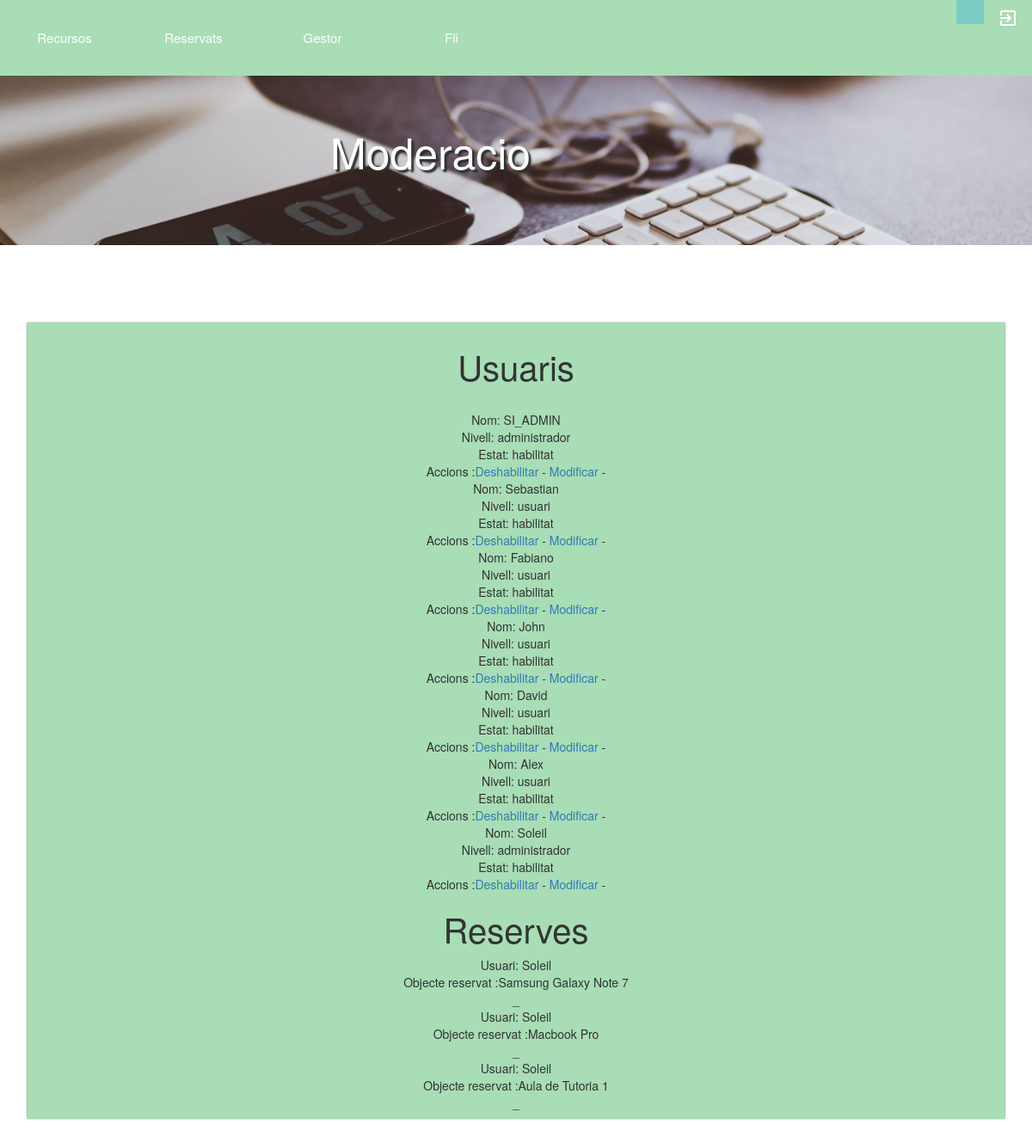
/intranet/moderacio.php, run on the app's committed database.
### tables this page shows
CREATE TABLE `usuari` (
  `usu_id` int(4) NOT NULL,
  `usu_nom` varchar(50) NOT NULL,
  `usu_contrasenya` varchar(15) NOT NULL,
  `usu_cognoms` varchar(150) NOT NULL,
  `usu_email` varchar(40) DEFAULT NULL,
  `usu_telefon` decimal(9,0) DEFAULT NULL,
  `usu_nivell` varchar(45) NOT NULL,
  `usu_estat` varchar(30) NOT NULL
);

CREATE TABLE `reserva` (
  `res_id` int(4) NOT NULL,
  `rec_id` int(4) NOT NULL,
  `usu_id` int(4) NOT NULL,
  `res_inici` date NOT NULL,
  `res_alliberacio` date NOT NULL,
  `res_hora_inici` date NOT NULL,
  `res_hora_alliberacio` int(11) NOT NULL
);

CREATE TABLE `recurs` (
  `rec_id` int(4) NOT NULL,
  `rec_nom` varchar(50) NOT NULL,
  `rec_tipus` enum('Aula','Despatx','Sala','Objecte','Mobil','Portatil') NOT NULL,
  `rec_contador` decimal(10,0) NOT NULL,
  `rec_estat` tinyint(1) NOT NULL,
  `rec_imatge` tinytext,
  `rec_descripcio` text
);

### intranet/mostrarUsuaris.php (the view, shortened to what this page needs)
<?php
    $query="SELECT * FROM usuari";
    $consulta=mysqli_query($conexion,$query);
    if(mysqli_num_rows($consulta)>0){
    while( $usuari=mysqli_fetch_array($consulta)){
    	echo "<br/>Nom: $usuari[usu_nom]<br>
      Nivell: $usuari[usu_nivell]<br>
      Estat: $usuari[usu_estat]<br>";
      echo "Accions :<a href='deshabilitar_u.php'>Deshabilitar</a> - <a href='modificar_u.php'>Modificar</a> - ";
    }
    }
?>

### intranet/moderacio.php (shortened to what this page needs)
<!DOCTYPE html>
<html >
<head>
  <link rel="stylesheet" type="text/css" href="../css/style.css">
  <link rel="stylesheet" href="https://cdnjs.cloudflare.com/ajax/libs/meyer-reset/2.0/reset.min.css">
  <link rel='stylesheet prefetch' href='http://maxcdn.bootstrapcdn.com/bootstrap/3.2.0/css/bootstrap.min.css'>
</head>
<header>
    <div class="colorfondo">
       <ul>
            <li>
              <?php
              $idusu=$_REQUEST['idusu'];
                echo"<form  method=post action=reservas.php>";
              echo"<br><input type=hidden name=idusu value=$idusu>";
              echo"<input  class=nou type=submit value=Recursos>";
              echo"</form>";
              ?>
            </li>
            <li>
              <?php
              $idusu=$_REQUEST['idusu'];
              echo"<form  method=post action=reservas-no-disponibles.php>";
              echo"<br><input type=hidden name=idusu value=$idusu>";
              echo"<input  class=nou type=submit value=Reservats>";
              echo"</form>";
              ?>
            </li>
            <li>
              <?php
              $idusu=$_REQUEST['idusu'];
              echo"<form  method=post action=paginareserves.php>";
              echo"<br><input type=hidden name=idusu value=$idusu>";
              echo"<input  class=nou type=submit value=Gestor de reserves>";
              echo"</form>";
              ?>
            </li>
			  <li>
              <?php
              $idusu=$_REQUEST['idusu'];
              echo"<form  method=post action=paginareserves.php>";
              echo"<br><input type=hidden name=idusu value=$idusu>";
              echo"<input  class=nou type=submit value=Fli>";
              echo"</form>";
              ?>
            </li>
            <li style="float:right"><a class="active" href="logout_proc.php"><i class="material-icons">exit_to_app</i></a></li>
            <li style="float:right" class="active1">
              <?php
             include 'funcioidusu.php';
             ?>
           </li>
        </ul>
    </div>
    <div class="cabecera">
        <img id="img-cabecera" src="../img/cabecera.jpg">
        <h1 id="titulo-cabecera">Moderacio</h1>
    </div>
</header>
<body>
<div class="wrapper1">
  <div class="container">
    <div class="well well-sm">
      <h1>Usuaris</h1>
      <?php
      require("mostrarUsuaris.php");
      echo "<h1>Reserves</h1>";
      require("mostrarReserves.php");
       ?>
    </div>
    </div>
</div>
</body>
</html>

### intranet/mostrarReserves.php (shortened to what this page needs)
<?php
    $query="SELECT * FROM reserva";
    $consulta=mysqli_query($conexion,$query);
    if(mysqli_num_rows($consulta)>0){
    while( $reserva=mysqli_fetch_array($consulta)){
      $usureserva=$reserva['usu_id'];
      $idrecurs=$reserva['rec_id'];
      $q="SELECT * FROM usuari INNER JOIN reserva ON usuari.usu_id=reserva.usu_id
      INNER JOIN recurs ON reserva.rec_id=recurs.rec_id
       WHERE usuari.usu_id ='$usureserva' AND recurs.rec_id ='$idrecurs'";
      $consulta2=mysqli_query($conexion,$q);
      if (mysqli_num_rows($consulta2)>0) {
        while ($reserva_usu=mysqli_fetch_array($consulta2)) {
          $usu_reserva=$reserva_usu['rec_nom'];
          $usu_nom=$reserva_usu['usu_nom'];
          echo "Usuari: $usu_nom<br>";
          echo "Objecte reservat :$usu_reserva<br>";
          echo "_<br>";
        }
      }else {
        echo "No se muestra nada";
      }
    }
    }
?>

### css/style.css (style rules this page uses)
* { box-sizing: border-box; margin: 0; padding: 0; font-weight: 300; }
body { font-family: 'Source Sans Pro', sans-serif; color: white; font-weight: 300; }
.wrapper1 { background: white !important; left: 0; overflow: hidden; }
.container { text-align: center; padding-top: 1%; }
.container h1 { font-size: 40px; -webkit-transition-duration: 1s; transition-duration: 1s; -webkit-transition-timing-function: ease-in-put; transition-timing-function: ease-in-put; font-weight: 200; }
form { padding: 20px 0; position: relative; z-index: 2; }
form input { -webkit-appearance: none; -moz-appearance: none; appearance: none; outline: 0; border: 1px solid rgba(255, 255, 255, 0.4); background-color: rgba(255, 255, 255, 0.2); width: 250px !important; border-radius: 3px; padding: 10px 15px; margin: 0 auto 10px auto; display: block; text-align: center; font-size: 18px; color: white; -webkit-transition-duration: 0.25s; transition-duration: 0.25s; font-weight: 300; }
.colorfondo { background: #A8DDB5 ; }
ul { list-style-type: none; margin: 0; padding: 0; overflow: hidden; }
li { float: left; }
li a { display: block; color: white; text-align: center; padding: 14px 16px; text-decoration: none; }
.active { background-color: #a8ddb5; background-color: #a8ddb5; padding: 9px 16px !important; }
.cabecera { position: relative; }
#img-cabecera { background-repeat: no-repeat; background-position: center center; width: 100%; position: absolute; top: 0; left: 0; }
#titulo-cabecera { position: absolute; top: 100%; left: 32% !important; margin-top: 5%; color: white; text-shadow: 3px 3px 2px #2e302e; font-size: 50px; text-align: center !important; }
ul, ol { margin-top: 0; margin-bottom: 0px !important; }
.well.well-sm { margin-top: 24%; background-color: rgb(168, 221, 181); }
.active1 { display: block; color: white; text-align: center; padding: 14px 16px; text-decoration: none; background-color: #7BCCC4; }
form input.nou { margin-top: -21px !important; border: none !important; background-color: #a8ddb5 !important; font-size: 15px !important; font-weight: 10; width: 150px !important; height: 49px !important; padding: 0px 0px; -webkit-appearance: none; -moz-appearance: none; appearance: none; outline: 0; border: 1px solid rgba(255, 255, 255, 0.4); background-color: rgba(255, 255, 255, 0.2); border-radius: 3px; margin: 0px; display: block; text-align: center; color: white; -webkit-transition-duration: 0.25s; transition-duration: 0.25s; }

### data on the page
usuari: usu_nom "SI_ADMIN", usu_nivell "administrador", usu_estat "habilitat"
usuari: usu_nom "Sebastian", usu_nivell "usuari", usu_estat "habilitat"
usuari: usu_nom "Fabiano", usu_nivell "usuari", usu_estat "habilitat"
usuari: usu_nom "John", usu_nivell "usuari", usu_estat "habilitat"
usuari: usu_nom "David", usu_nivell "usuari", usu_estat "habilitat"
usuari: usu_nom "Alex", usu_nivell "usuari", usu_estat "habilitat"
usuari: usu_nom "Soleil", usu_nivell "administrador", usu_estat "habilitat"
reserva: usu.usu_nom "Soleil", rec.rec_nom "Samsung Galaxy Note 7"
reserva: usu.usu_nom "Soleil", rec.rec_nom "Macbook Pro"
reserva: usu.usu_nom "Soleil", rec.rec_nom "Aula de Tutoria 1"
